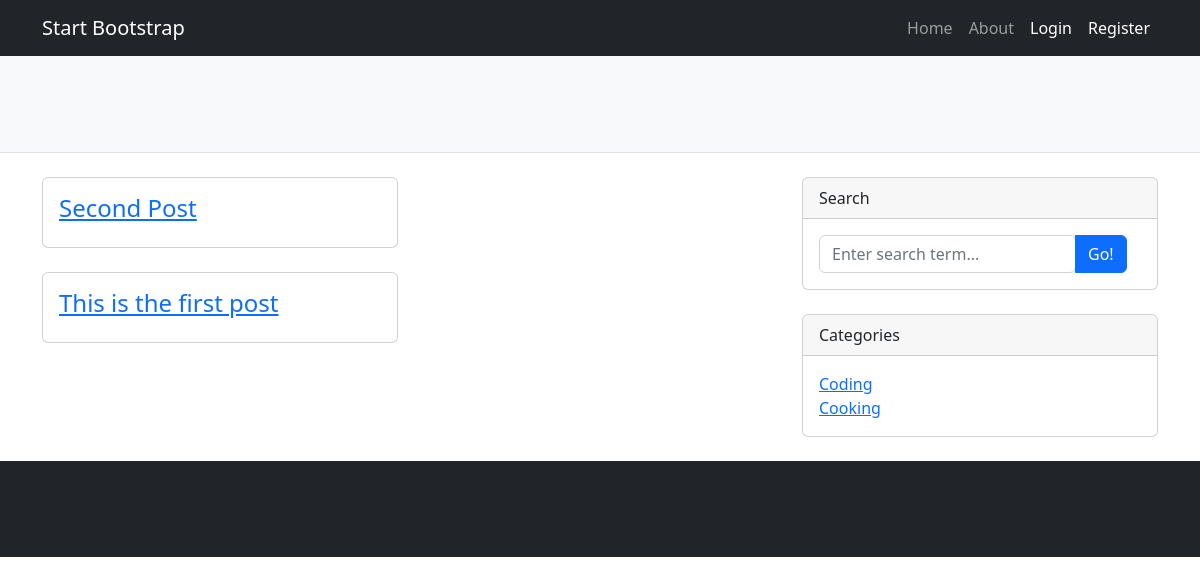
Before: /category/1 with the older database file.
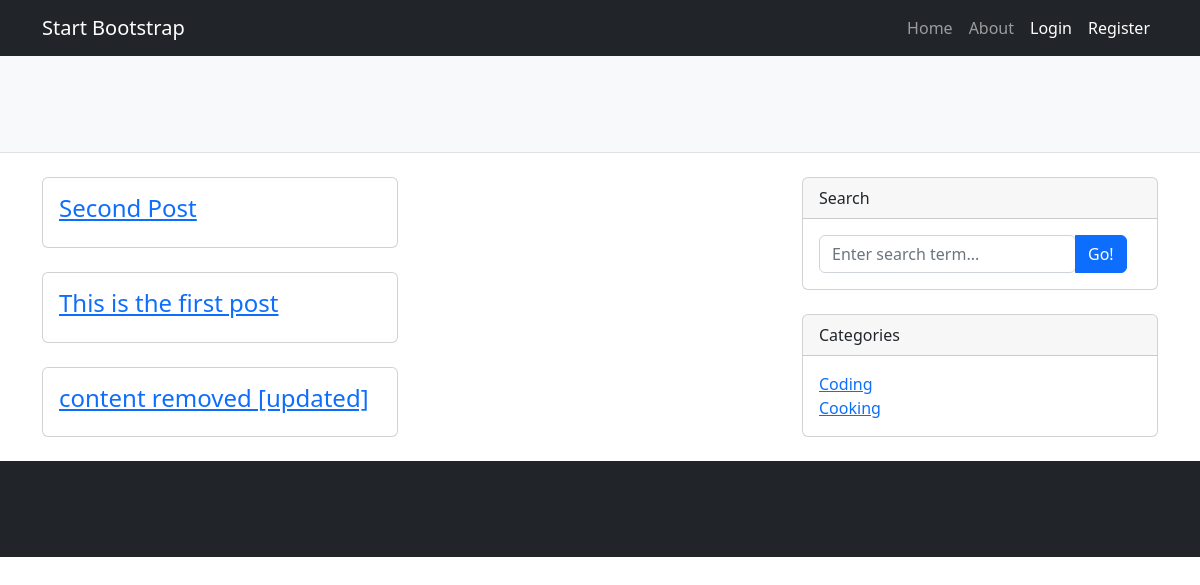
After: the same page with the newer database file.
### core/models.py (models this page shows, shortened)
class Post(models.Model):
    author = models.ForeignKey(User, on_delete=models.CASCADE)
    title = models.CharField(max_length=30)
    overview = models.CharField(max_length=60, null=True, blank=True)
    content = RichTextField(blank=True, null=True)
    category = models.ManyToManyField(Category, blank=True)
    thumbnail = models.ImageField(upload_to='media/thumbnails', null=True, blank=True)
    timestamp = models.DateTimeField(auto_now_add=True)
    view_count = models.IntegerField(default=0)

class Category(models.Model):
    category_name = models.CharField(max_length=30)

### core/views.py (the view)
# urls.py: path('category/<int:category_id>', views.category_browse, name='category-browse'),
def category_browse(request, category_id):
    category_selected = get_object_or_404(Category, id=category_id)
    post_list = Post.objects.filter(category=category_selected)
    return render(request, 'core/category_result.html', {'post_list': post_list})

### core/context_processors.py (called while the page is built)
def category_sidebar(request):
    return {'category_list': Category.objects.all()}

### core/templates/core/category_result.html (shortened to what this page needs)
{% extends 'core/base.html' %}
{% load static %}
{% block content %}
    <header class="py-5 bg-light border-bottom mb-4">
    </header>
    <div class="container">
        <div class="row">
            <div class="col-lg-8">
                <div class="row">
                    <div class="col-lg-6">
                        {% for post in post_list %}
                            <div class="card mb-4">
                                <div class="card-body">
                                    <h2 class="card-title h4"><a href="{% url 'post-detail' post.id %}">{{ post.title }}</a></h2>
                                </div>
                            </div>
                        {% endfor %}
                                </div>
                                <div class="col-lg-6">
                        </div>
                </div>
            </div>
{% endblock %}

### core/templates/core/base.html (shortened to what this page needs)
{% load static %}
<!DOCTYPE html>
<html lang="en">
<head>
    <link href="{% static 'css/styles.css' %}" rel="stylesheet"/>
</head>
<body>
<nav class="navbar navbar-expand-lg navbar-dark bg-dark">
    <div class="container">
        <a class="navbar-brand" href="{% url 'home' %}">Start Bootstrap</a>
        <div class="collapse navbar-collapse" id="navbarSupportedContent">
            <ul class="navbar-nav ms-auto mb-2 mb-lg-0">
                <li class="nav-item"><a class="nav-link" href="#">Home</a></li>
                <li class="nav-item"><a class="nav-link" href="#!">About</a></li>
                {% if user.is_authenticated %}
                    <li class="nav-item"><a class="nav-link active" aria-current="page"
                                            href="{% url 'logout' %}">Logout</a></li>
                    <li class="nav-item"><a class="nav-link" href="{% url 'add-post' %}">Create Post</a></li>
                {% else %}
                    <li class="nav-item"><a class="nav-link active" aria-current="page"
                                            href="{% url 'login' %}">Login</a></li>
                    <li class="nav-item"><a class="nav-link active" aria-current="page" href="{% url 'register' %}">Register</a>
                    </li>
                {% endif %}
            </ul>
        </div>
    </div>
</nav>
{% block content %}
{% endblock %}
<div class="col-lg-4">
    <div class="card mb-4">
        <div class="card-header">Search</div>
        <div class="card-body">
            <div class="input-group">
                <form action="{% url 'search' %}" method="GET">
                    <input name="q" class="form-control" type="text" placeholder="Enter search term..."
                           aria-label="Enter search term..." aria-describedby="button-search"/>
                </form>
                <button class="btn btn-primary" id="button-search" type="button">Go!</button>
            </div>
        </div>
    </div>
    <div class="card mb-4">
        <div class="card-header">Categories</div>
        <div class="card-body">
            <div class="row">
                <div class="col-sm-6">
                    {% for category in category_list %}
                        <ul class="list-unstyled mb-0">
                            <li><a href="{% url 'category-browse' category.id %}">{{ category.category_name }}</a></li>
                        </ul>
                    {% endfor %}
                </div>
            </div>
        </div>
    </div>
</div>
</div>
</div>
<footer class="py-5 bg-dark">
</footer>
</body>
</html>

Changed rows visible on the page:
now on this page (row edited): Post: title "content removed [updated]"
